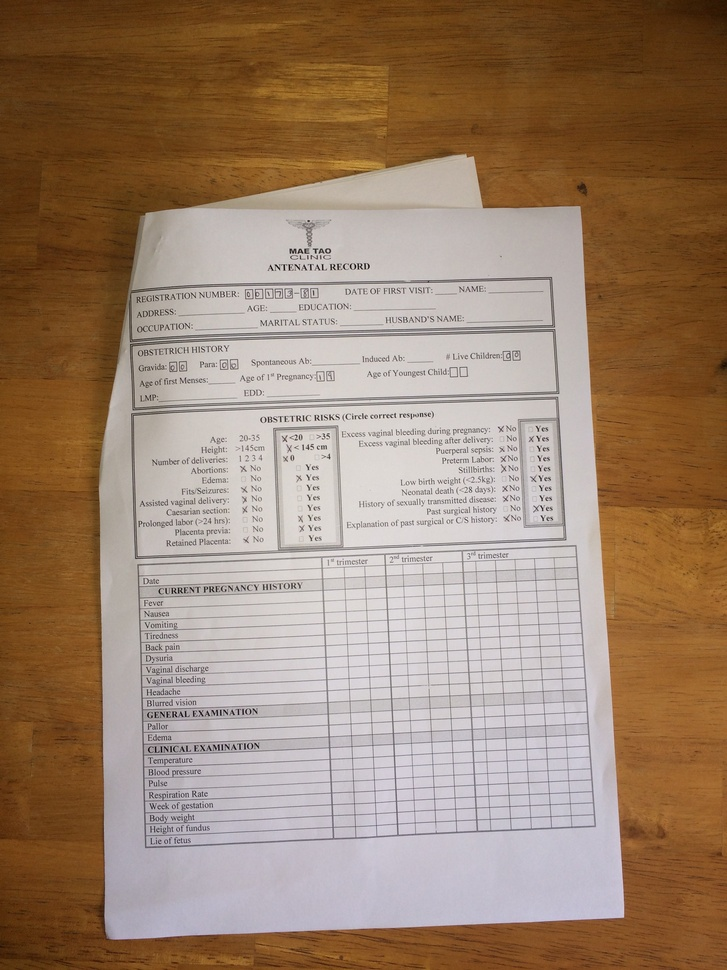
#> input picture backend/uploads/sample_pic.jpg, 727 x 970 px, shrunk from 2448 x 3264 before the run
$ python -i digit_segmentation.py   (imports and definitions only)
#> lines starting #> are read from the running program, lines starting #| are printed output that depends on the picture; after the words box and inside, x2 and y2 are one past the last pixel; in counts of white or black regions, pixels touching at a corner belong together
import cv2
import numpy as np

def get_minima_maxima(apprx):
    assert len(apprx) == 4
    x_vals = apprx[:, 0, 0]
    y_vals = apprx[:, 0, 1]
    return np.amin(x_vals), np.amax(x_vals), np.amin(y_vals), np.amax(y_vals)


# this filters contours that are contained within another contour.
# this can occur with any digit that forms a rectangular contour within a digit box
def filter_contained_contours(apprx_contours):
    res = []
    for i in range(len(apprx_contours)):
        apprx_i = apprx_contours[i]
        min_x, max_x, min_y, max_y = get_minima_maxima(apprx_i)
        in_interval = False

        for j in range(len(apprx_contours)):
            if i == j:
                continue
            apprx_j = apprx_contours[j]
            min_x_j, max_x_j, min_y_j, max_y_j = get_minima_maxima(apprx_j)
            x_contained = min_x_j < min_x and max_x_j > max_x
            y_contained = min_y_j < min_y and max_y_j > max_y

            if x_contained and y_contained:
                in_interval = True
                break
        if not in_interval:
            res.append(apprx_i)
    return res

def filter_outlier_size(apprx_contours):
    if len(apprx_contours) == 0:
        return []

    total_area = 0.
    apprx_area = []
    for apprx in apprx_contours:
        min_x, max_x, min_y, max_y = get_minima_maxima(apprx)
        area = (max_x - min_x) * (max_y - min_y)
        apprx_area.append(area)
        total_area += area

    avg_area = total_area / len(apprx_contours)
    res = []
    for i in range(len(apprx_contours)):
        # this mostly catches very small things, so we're lenient on the
        # percentage difference. if larger things pop up, rethink the process
        MAX_PERCENT_DIFF = .5
        percent_diff = apprx_area[i] / avg_area
        if (percent_diff < MAX_PERCENT_DIFF or percent_diff > (1 / MAX_PERCENT_DIFF)):
            continue
        res.append(apprx_contours[i])
    return res


def filter_contours(apprx_contours):
    apprx_contours = filter_contained_contours(apprx_contours)
    return filter_outlier_size(apprx_contours)

def sort_contours(apprx_contours):
    def x_min(val):
        x_min, _, _, _ = get_minima_maxima(val)
        return x_min

    apprx_contours.sort(key=x_min)
    return apprx_contours

def extract_images(img, approx_contours):
    res = []
    for approx in approx_contours:
        min_x, max_x, min_y, max_y = get_minima_maxima(approx)
        out = img[min_y: max_y, min_x:max_x]
        res.append(out)
    return res

def extract_digit_boxes(image):
    # adapted from https://www.quora.com/How-I-detect-rectangle-using-OpenCV
    _, thresh = cv2.threshold(image, 127, 255, 1)
    contours, h = cv2.findContours(thresh, 1, 2)

    rectangles = []
    for cnt in contours:
        approx = cv2.approxPolyDP(cnt, 0.01 * cv2.arcLength(cnt, True), True)
        if len(approx) == 4:
            rectangles.append(approx)

    filtered = filter_contours(rectangles)
    sorted = sort_contours(filtered)
    return extract_images(image, sorted)

>>> import cv2
>>> picture = cv2.imread('../uploads/sample_pic.jpg', cv2.IMREAD_GRAYSCALE)
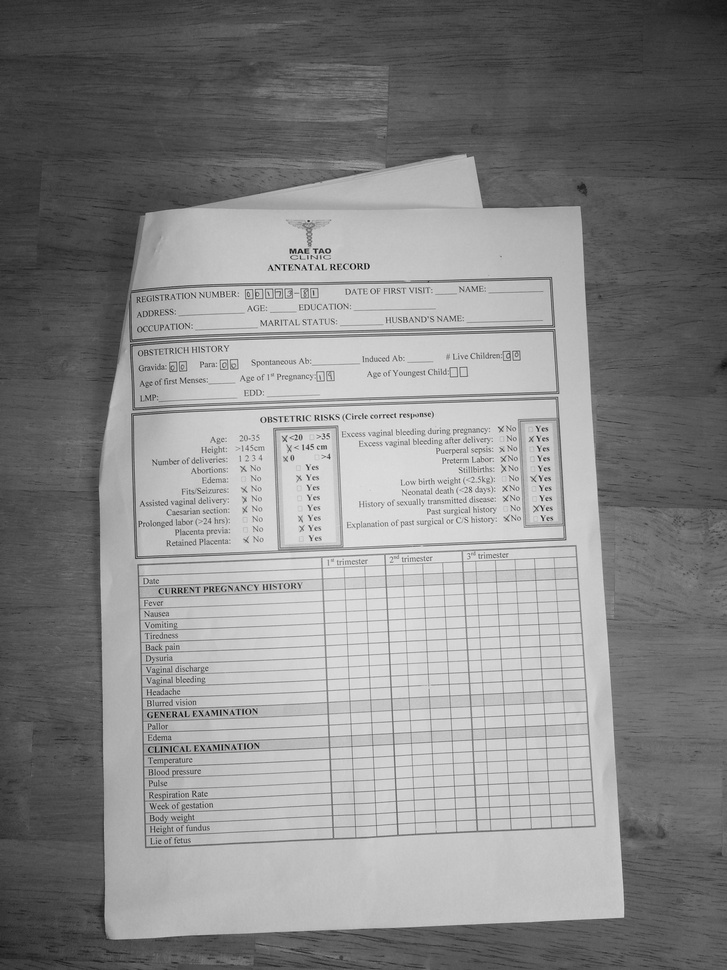
#> picture: shape (970, 727); min 0, max 248, mean 136.4
>>> result = extract_digit_boxes(picture)
#> in extract_digit_boxes, `_, thresh = cv2.threshold(image, 127, 255, 1)`:
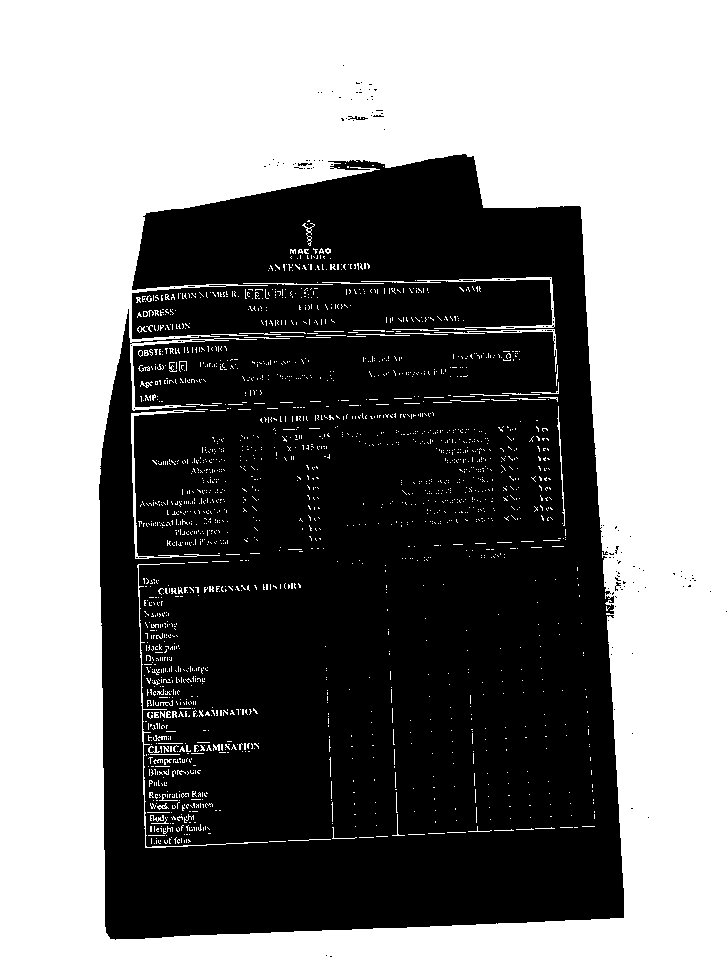
#> thresh: shape (970, 727); 50.2% white; 148 black regions (144 under 20 px)
#> in extract_digit_boxes, `contours, h = cv2.findContours(thresh, 1, 2)`: contours = 2218 contours, 2198 with area under 20; largest, box (x1, y1, x2, y2) and area: (0, 0, 727, 970) 703493, (98, 153, 625, 941) 365019, (131, 410, 220, 559) 388, (361, 277, 555, 330) 371, (434, 329, 557, 372) 152; h = 2218 rows, first 6: [1, -1, -1, -1], [2, 0, -1, -1], [3, 1, -1, -1], [4, 2, -1, -1], [5, 3, -1, -1], [6, 4, -1, -1]
#> the loop in extract_digit_boxes, `for cnt in contours:` made 2218 passes
#> approx on passes 2 to 4: [[325, 955], [326, 954], [327, 955], [326, 956]], [[154, 843]], [[269, 841], [285, 841]]
#> after the loop in extract_digit_boxes, `for cnt in contours:`: rectangles = 243 contours, 241 with area under 20; largest, box (x1, y1, x2, y2) and area: (0, 0, 727, 970) 703494, (434, 329, 556, 372) 160
#> the loop in filter_contained_contours, `for i in range(len(apprx_contours)):` made 243 passes
#> (apprx_i, min_x, max_x, min_y, max_y) on passes 1 to 2: ([[325, 955], [326, 954], [327, 955], [326, 956]], 325, 327, 954, 956), ([[160, 828], [161, 829], [161, 831], [161, 828]], 160, 161, 828, 831)
#> the loop in filter_outlier_size, `for apprx in apprx_contours:` made 1 pass
#> apprx on pass 1: [[0, 0], [0, 969], [726, 969], [726, 0]]
#> the loop in filter_outlier_size, `for i in range(len(apprx_contours)): # this mostly catches very small ..` made 1 pass
#> the loop in extract_images, `for approx in approx_contours:` made 1 pass

$ run again, on backend/uploads/no_flash_skew.jpg
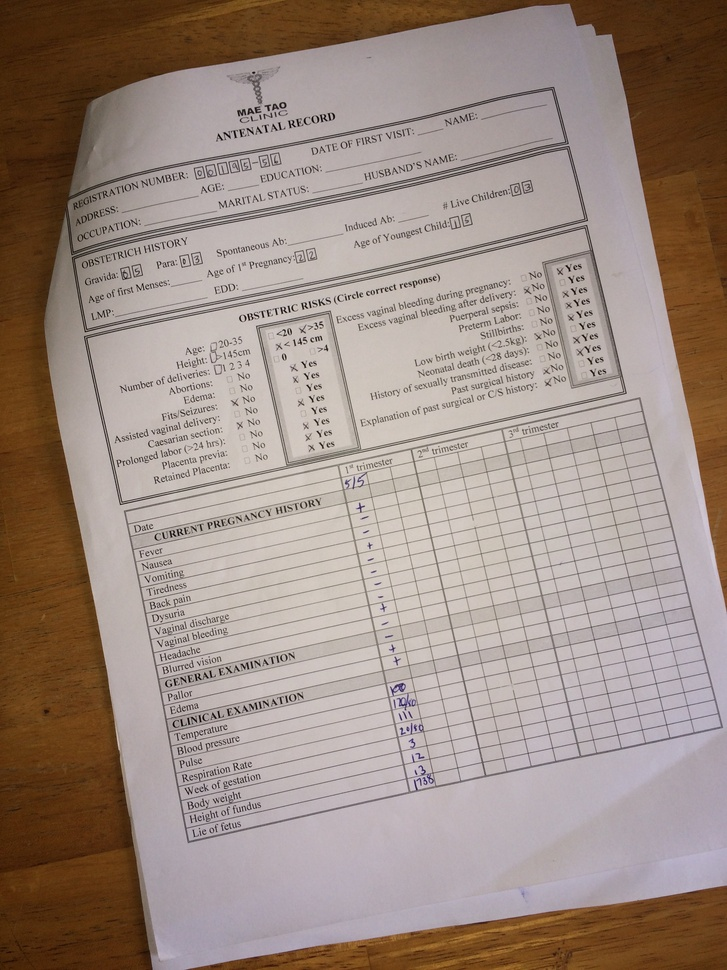
#> input picture backend/uploads/no_flash_skew.jpg, 727 x 970 px, shrunk from 2448 x 3264 before the run
#> `picture = cv2.imread('../uploads/sample_pic.jpg', cv2.IMREAD_GRAYSCALE)`:
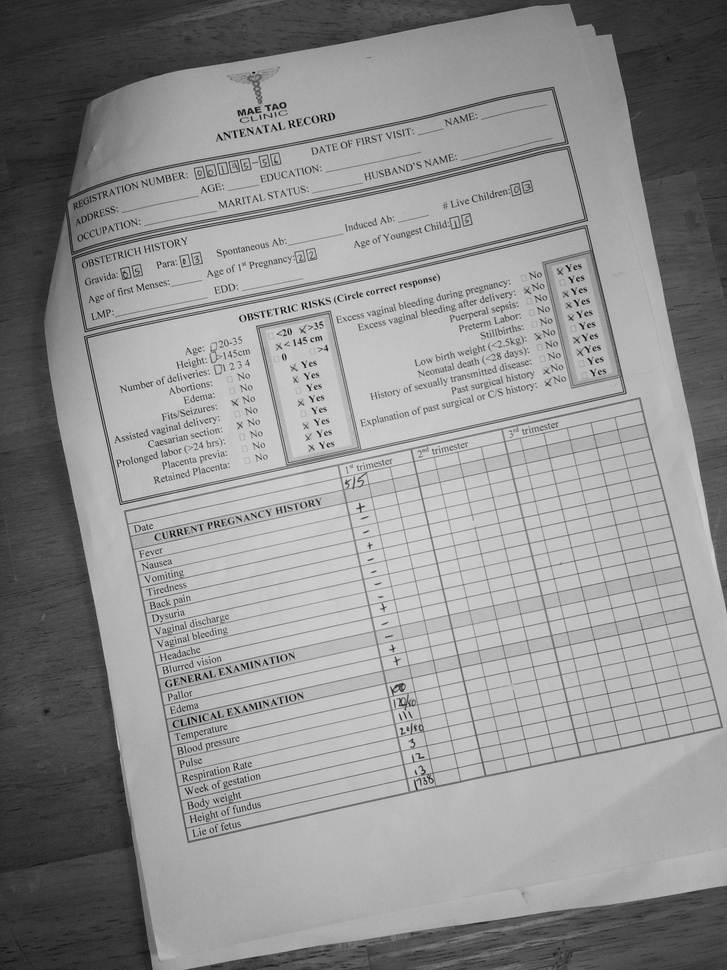
#> picture: shape (970, 727); min 0, max 225, mean 144.8
#> in extract_digit_boxes, `_, thresh = cv2.threshold(image, 127, 255, 1)`:
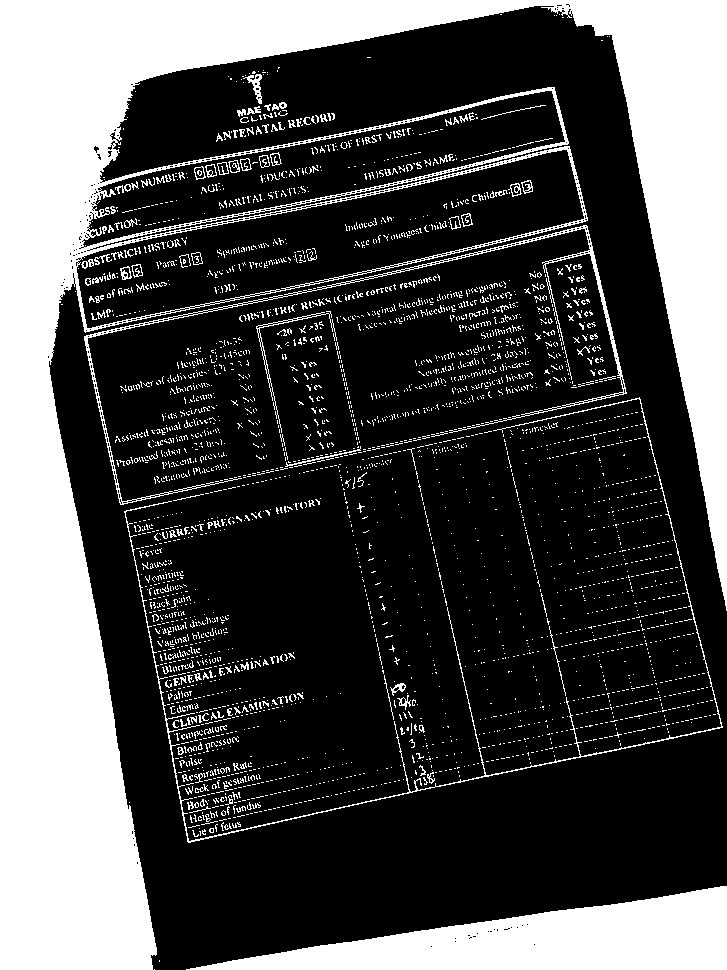
#> thresh: shape (970, 727); 30% white; 3428 white regions (3258 under 20 px)
#> contours = 4233 contours, 4169 with area under 20; largest, box (x1, y1, x2, y2) and area: (0, 0, 727, 970) 223370, (76, 149, 585, 329) 37425, (82, 90, 566, 248) 26727, (186, 886, 727, 970) 23070, (84, 225, 627, 505) 2396
#> the loop in extract_digit_boxes, `for cnt in contours:` made 4233 passes
#> approx on passes 1 to 3: [[154, 969]], [[159, 960], [159, 961]], [[430, 946], [431, 945], [432, 946], [431, 947]]
#> after the loop in extract_digit_boxes, `for cnt in contours:`: rectangles = 361 contours, 359 with area under 20; largest, box (x1, y1, x2, y2) and area: (84, 152, 584, 328) 34986, (82, 94, 565, 245) 24544
#> the loop in filter_contained_contours, `for i in range(len(apprx_contours)):` made 361 passes
#> (apprx_i, min_x, max_x, min_y, max_y) on pass 1: ([[430, 946], [431, 945], [432, 946], [431, 947]], 430, 432, 945, 947)
#> the loop in filter_outlier_size, `for apprx in apprx_contours:` made 240 passes
#> apprx on passes 1 to 3: [[430, 946], [431, 945], [432, 946], [431, 947]], [[533, 944], [534, 943], [535, 944], [534, 945]], [[454, 941], [455, 940], [456, 941], [455, 942]]
